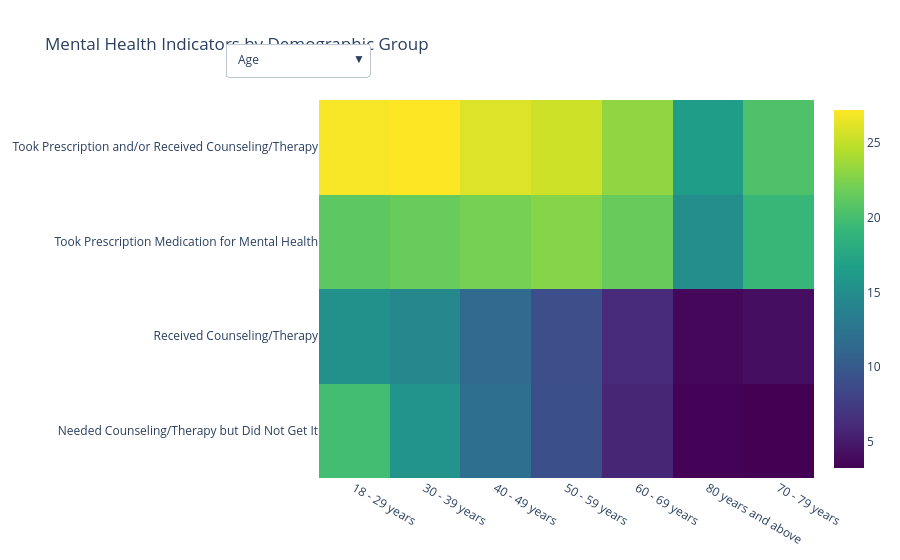

The notebook cell this image was saved under:
### Code cell
# Creates Figure
heat = go.Figure()

#Adds traces for each subgroup

heat.add_trace(
    go.Heatmap(
        z=age_demo.value, 
        x=age_demo.subgroup, 
        y=age_demo.indicator, 
        colorscale='Viridis', 
        name='Age Demographics'))

heat.add_trace(
    go.Heatmap(
        z=disability_demo.value, 
        x=disability_demo.subgroup, 
        y=disability_demo.indicator, 
        colorscale='Plasma', 
        name='Pesence of Disability', 
        visible=False))

heat.add_trace(
    go.Heatmap(
        z=edu_demo.value,
        x=edu_demo.subgroup,
        y=edu_demo.indicator,
        colorscale='darkmint',
        visible=False
    )
)

heat.add_trace(
    go.Heatmap(
        z=gender_demo.value,
        x=gender_demo.subgroup,
        y=gender_demo.indicator,
        colorscale='brwnyl',
        name='Gender Identity',
        visible=False
    )
)

heat.add_trace(
    go.Heatmap(
        z=sex_demo.value,
        x=sex_demo.subgroup,
        y=sex_demo.indicator,
        colorscale='darkmint',
        visible=False
    )
)
heat.add_trace(
    go.Heatmap(
        z=orient_demo.value,
        x=orient_demo.subgroup,
        y=orient_demo.indicator,
        colorscale='haline',
        visible=False
    )
)

heat.add_trace(
    go.Heatmap(
        z=race_demo.value,
        x=race_demo.subgroup,
        y=race_demo.indicator,
        colorscale='agsunset',
        visible=False
    )
)

#Create Dropdown Menu
buttons = []
for i, group in enumerate(['Age', 'Disability Status', 'Education', 'Gender Identity', 'Sex', 'Sexual Orientation', 'Race']):
    # Define visibility: True for selected group, False for others
    visibility = [False] * 7
    visibility[i] = True
    
    button = dict(
        label=group,
        method='restyle',
        args=[{'visible': visibility}]
    )
    buttons.append(button)

# 4. Update layout with buttons
heat.update_layout(
    updatemenus=[dict(
        active=0,
        buttons=buttons,
        direction='down',
        x=0.1, y=1.15
    )],
    title="Mental Health Indicators by Demographic Group"
)

heat.show()

heat.write_html('/workspaces/Mental-Health-Dashboard/notebooks/images/mh_care_heatmap.html')

### Figure 1 — Plotly figure (JSON) as saved in the notebook; plotly's stock layout.template omitted (floating-point values rounded to 4 significant figures)
{"data": [{"colorscale": [[0, "#440154"], [0.1111, "#482878"], [0.2222, "#3e4989"], [0.3333, "#31688e"], [0.4444, "#26828e"], [0.5556, "#1f9e89"], [0.6667, "#35b779"], [0.7778, "#6ece58"], [0.8889, "#b5de2b"], [1, "#fde725"]], "name": "Age Demographics", "type": "heatmap", "x": ["18 - 29 years", "30 - 39 years", "40 - 49 years", "50 - 59 years", "60 - 69 years", "80 years and above", "70 - 79 years", "18 - 29 years", "30 - 39 years", "40 - 49 years", "50 - 59 years", "60 - 69 years", "70 - 79 years", "80 years and above", "50 - 59 years", "40 - 49 years", "30 - 39 years", "60 - 69 years", "18 - 29 years", "70 - 79 years", "80 years and above", "30 - 39 years", "18 - 29 years", "40 - 49 years", "50 - 59 years", "60 - 69 years", "70 - 79 years", "80 years and above"], "y": ["Needed Counseling/Therapy but Did Not Get It", "Needed Counseling/Therapy but Did Not Get It", "Needed Counseling/Therapy but Did Not Get It", "Needed Counseling/Therapy but Did Not Get It", "Needed Counseling/Therapy but Did Not Get It", "Needed Counseling/Therapy but Did Not Get It", "Needed Counseling/Therapy but Did Not Get It", "Received Counseling/Therapy", "Received Counseling/Therapy", "Received Counseling/Therapy", "Received Counseling/Therapy", "Received Counseling/Therapy", "Received Counseling/Therapy", "Received Counseling/Therapy", "Took Prescription Medication for Mental Health", "Took Prescription Medication for Mental Health", "Took Prescription Medication for Mental Health", "Took Prescription Medication for Mental Health", "Took Prescription Medication for Mental Health", "Took Prescription Medication for Mental Health", "Took Prescription Medication for Mental Health", "Took Prescription and/or Received Counseling/Therapy", "Took Prescription and/or Received Counseling/Therapy", "Took Prescription and/or Received Counseling/Therapy", "Took Prescription and/or Received Counseling/Therapy", "Took Prescription and/or Received Counseling/Therapy", "Took Prescription and/or Received Counseling/Therapy", "Took Prescription and/or Received Counseling/Therapy"], "z": [19.85, 15.57, 11.85, 9.148, 5.776, 3.404, 3.264, 15.24, 14.46, 11.43, 9.055, 6.112, 4.17, 3.648, 22.78, 22.13, 21.58, 21.55, 21.08, 19.26, 15.04, 27.18, 26.92, 25.97, 25.46, 23.18, 20.4, 16.47]}, {"colorscale": [[0, "#0d0887"], [0.1111, "#46039f"], [0.2222, "#7201a8"], [0.3333, "#9c179e"], [0.4444, "#bd3786"], [0.5556, "#d8576b"], [0.6667, "#ed7953"], [0.7778, "#fb9f3a"], [0.8889, "#fdca26"], [1, "#f0f921"]], "name": "Pesence of Disability", "type": "heatmap", "visible": false, "x": ["Has disability", "No disability", "Has disability", "No disability", "Has disability", "No disability", "Has disability", "No disability"], "y": ["Needed Counseling/Therapy but Did Not Get It", "Needed Counseling/Therapy but Did Not Get It", "Received Counseling/Therapy", "Received Counseling/Therapy", "Took Prescription Medication for Mental Health", "Took Prescription Medication for Mental Health", "Took Prescription and/or Received Counseling/Therapy", "Took Prescription and/or Received Counseling/Therapy"], "z": [24.08, 8.728, 19.56, 8.944, 42.73, 18.67, 46.44, 22.17]}, {"colorscale": [[0, "rgb(210, 251, 212)"], [0.1667, "rgb(165, 219, 194)"], [0.3333, "rgb(123, 188, 176)"], [0.5, "rgb(85, 156, 158)"], [0.6667, "rgb(58, 124, 137)"], [0.8333, "rgb(35, 93, 114)"], [1, "rgb(18, 63, 90)"]], "type": "heatmap", "visible": false, "x": ["College/Associate's", "Bachelor's degree +", "Less than a high school diploma", "Diploma/GED", "Bachelor's degree +", "College/Associate's", "Less than a high school diploma", "Diploma/GED", "College/Associate's", "Bachelor's degree +", "Diploma/GED", "Less than a high school diploma", "College/Associate's", "Bachelor's degree +", "Diploma/GED", "Less than a high school diploma"], "y": ["Needed Counseling/Therapy but Did Not Get It", "Needed Counseling/Therapy but Did Not Get It", "Needed Counseling/Therapy but Did Not Get It", "Needed Counseling/Therapy but Did Not Get It", "Received Counseling/Therapy", "Received Counseling/Therapy", "Received Counseling/Therapy", "Received Counseling/Therapy", "Took Prescription Medication for Mental Health", "Took Prescription Medication for Mental Health", "Took Prescription Medication for Mental Health", "Took Prescription Medication for Mental Health", "Took Prescription and/or Received Counseling/Therapy", "Took Prescription and/or Received Counseling/Therapy", "Took Prescription and/or Received Counseling/Therapy", "Took Prescription and/or Received Counseling/Therapy"], "z": [13.47, 10.61, 10.55, 8.748, 12.6, 10.9, 8.439, 6.921, 23.79, 20.81, 20.03, 19.11, 27.15, 26.07, 21.93, 21.21]}, {"colorscale": [[0, "rgb(237, 229, 207)"], [0.1667, "rgb(224, 194, 162)"], [0.3333, "rgb(211, 156, 131)"], [0.5, "rgb(193, 118, 111)"], [0.6667, "rgb(166, 84, 97)"], [0.8333, "rgb(129, 55, 83)"], [1, "rgb(84, 31, 63)"]], "name": "Gender Identity", "type": "heatmap", "visible": false, "x": ["Transgender", "Female", "Male", "Transgender", "Female", "Male", "Transgender", "Female", "Male", "Transgender", "Female", "Male"], "y": ["Needed Counseling/Therapy but Did Not Get It", "Needed Counseling/Therapy but Did Not Get It", "Needed Counseling/Therapy but Did Not Get It", "Received Counseling/Therapy", "Received Counseling/Therapy", "Received Counseling/Therapy", "Took Prescription Medication for Mental Health", "Took Prescription Medication for Mental Health", "Took Prescription Medication for Mental Health", "Took Prescription and/or Received Counseling/Therapy", "Took Prescription and/or Received Counseling/Therapy", "Took Prescription and/or Received Counseling/Therapy"], "z": [39.39, 13.41, 8.167, 37.04, 12.58, 7.792, 44.2, 27.87, 15.88, 54.46, 32.06, 18.72]}, {"colorscale": [[0, "rgb(210, 251, 212)"], [0.1667, "rgb(165, 219, 194)"], [0.3333, "rgb(123, 188, 176)"], [0.5, "rgb(85, 156, 158)"], [0.6667, "rgb(58, 124, 137)"], [0.8333, "rgb(35, 93, 114)"], [1, "rgb(18, 63, 90)"]], "type": "heatmap", "visible": false, "x": ["Female", "Male", "Female", "Male", "Female", "Male", "Female", "Male"], "y": ["Needed Counseling/Therapy but Did Not Get It", "Needed Counseling/Therapy but Did Not Get It", "Received Counseling/Therapy", "Received Counseling/Therapy", "Took Prescription Medication for Mental Health", "Took Prescription Medication for Mental Health", "Took Prescription and/or Received Counseling/Therapy", "Took Prescription and/or Received Counseling/Therapy"], "z": [13.35, 8.303, 12.24, 7.833, 26.63, 15.65, 30.69, 18.49]}, {"colorscale": [[0, "rgb(41, 24, 107)"], [0.09091, "rgb(42, 35, 160)"], [0.1818, "rgb(15, 71, 153)"], [0.2727, "rgb(18, 95, 142)"], [0.3636, "rgb(38, 116, 137)"], [0.4545, "rgb(53, 136, 136)"], [0.5455, "rgb(65, 157, 133)"], [0.6364, "rgb(81, 178, 124)"], [0.7273, "rgb(111, 198, 107)"], [0.8182, "rgb(160, 214, 91)"], [0.9091, "rgb(212, 225, 112)"], [1, "rgb(253, 238, 153)"]], "type": "heatmap", "visible": false, "x": ["Bisexual", "Gay or lesbian", "Straight", "Bisexual", "Gay or lesbian", "Straight", "Bisexual", "Gay or lesbian", "Straight", "Bisexual", "Gay or lesbian", "Straight"], "y": ["Needed Counseling/Therapy but Did Not Get It", "Needed Counseling/Therapy but Did Not Get It", "Needed Counseling/Therapy but Did Not Get It", "Received Counseling/Therapy", "Received Counseling/Therapy", "Received Counseling/Therapy", "Took Prescription Medication for Mental Health", "Took Prescription Medication for Mental Health", "Took Prescription Medication for Mental Health", "Took Prescription and/or Received Counseling/Therapy", "Took Prescription and/or Received Counseling/Therapy", "Took Prescription and/or Received Counseling/Therapy"], "z": [30.97, 20.45, 9.475, 27.02, 19.73, 9.158, 38.34, 33.12, 21.04, 46.37, 39.12, 24.26]}, {"colorscale": [[0, "rgb(75, 41, 145)"], [0.1667, "rgb(135, 44, 162)"], [0.3333, "rgb(192, 54, 157)"], [0.5, "rgb(234, 79, 136)"], [0.6667, "rgb(250, 120, 118)"], [0.8333, "rgb(246, 169, 122)"], [1, "rgb(237, 217, 163)"]], "type": "heatmap", "visible": false, "x": ["Other/Multiple", "Hispanic or Latino", "Black", "White", "Asian", "Other/Multiple", "White", "Black", "Hispanic or Latino", "Asian", "White", "Other/Multiple", "Hispanic or Latino", "Black", "Asian", "Other/Multiple", "White", "Hispanic or Latino", "Black", "Asian"], "y": ["Needed Counseling/Therapy but Did Not Get It", "Needed Counseling/Therapy but Did Not Get It", "Needed Counseling/Therapy but Did Not Get It", "Needed Counseling/Therapy but Did Not Get It", "Needed Counseling/Therapy but Did Not Get It", "Received Counseling/Therapy", "Received Counseling/Therapy", "Received Counseling/Therapy", "Received Counseling/Therapy", "Received Counseling/Therapy", "Took Prescription Medication for Mental Health", "Took Prescription Medication for Mental Health", "Took Prescription Medication for Mental Health", "Took Prescription Medication for Mental Health", "Took Prescription Medication for Mental Health", "Took Prescription and/or Received Counseling/Therapy", "Took Prescription and/or Received Counseling/Therapy", "Took Prescription and/or Received Counseling/Therapy", "Took Prescription and/or Received Counseling/Therapy", "Took Prescription and/or Received Counseling/Therapy"], "z": [16.44, 11.99, 11.58, 10.58, 6.691, 13.69, 10.54, 9.558, 9.197, 6.312, 24.38, 24.1, 16.15, 15.46, 9.536, 28.61, 27.75, 19.58, 19.35, 12.67]}], "layout": {"title": {"text": "Mental Health Indicators by Demographic Group"}, "updatemenus": [{"active": 0, "buttons": [{"args": [{"visible": [true, false, false, false, false, false, false]}], "label": "Age", "method": "restyle"}, {"args": [{"visible": [false, true, false, false, false, false, false]}], "label": "Disability Status", "method": "restyle"}, {"args": [{"visible": [false, false, true, false, false, false, false]}], "label": "Education", "method": "restyle"}, {"args": [{"visible": [false, false, false, true, false, false, false]}], "label": "Gender Identity", "method": "restyle"}, {"args": [{"visible": [false, false, false, false, true, false, false]}], "label": "Sex", "method": "restyle"}, {"args": [{"visible": [false, false, false, false, false, true, false]}], "label": "Sexual Orientation", "method": "restyle"}, {"args": [{"visible": [false, false, false, false, false, false, true]}], "label": "Race", "method": "restyle"}], "direction": "down", "x": 0.1, "y": 1.15}]}}
